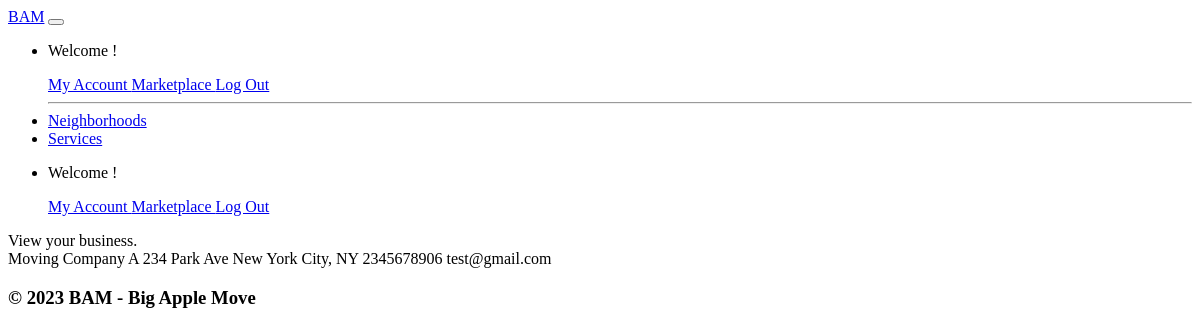
Page /users/view_business/1/ (signed in) on the earlier database version.
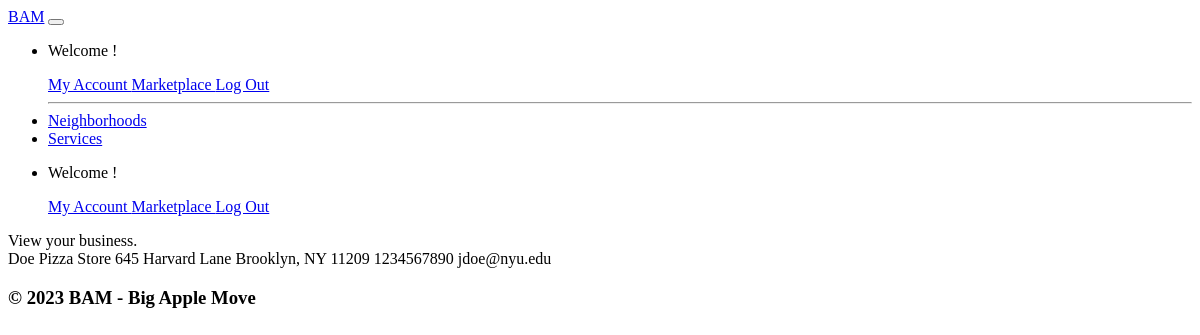
Same page on the later database version.
### users/models.py (models this page shows, shortened)
class Business(models.Model):
    name = models.CharField(max_length=50)
    address = models.CharField(max_length=100)
    owner = models.ForeignKey(User, on_delete=models.CASCADE, related_name="businesses")
    email = models.EmailField(max_length=50, blank=True)
    phone = models.CharField(max_length=15)
    created_at = models.DateTimeField(auto_now_add=True)
    updated_at = models.DateTimeField(auto_now=True)

### users/views.py (the view)
def view_business_view(request, business_id):
    if not request.user.is_authenticated:
        return HttpResponseRedirect(reverse("login"))
    business = Business.objects.get(id=business_id)
    return render(
        request,
        "users/view_business.html",
        {
            "message": "View your business.",
            "business": business,
        },
    )

### users/templates/users/view_business.html
{% extends "base.html" %} {% block content %}
<main id="user-businesses">
  <section>
    {% if message %}
    <div class="alert" role="alert">{{ message }}</div>
    {% endif %} {{ business.name }} {{ business.address }} {{ business.phone }}
    {{ business.email }}
  </section>
</main>
{% endblock %}

Differences in the rows shown:
changed Business: name "Moving Company A" → "Doe Pizza Store"; address "234 Park Ave New York City, NY" → "645 Harvard Lane Brooklyn, NY 11209"; phone "2345678906" → "1234567890"; email "test@gmail.com" → "jdoe@nyu.edu"
